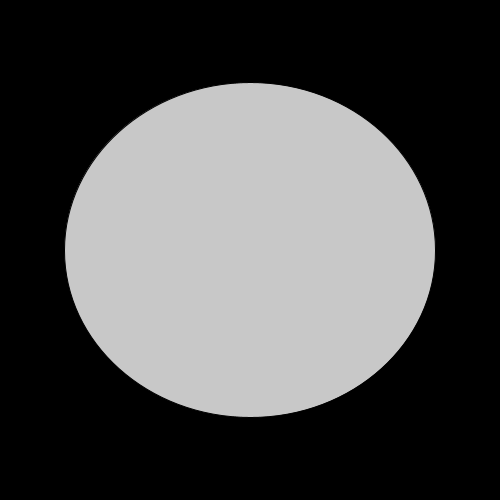
Frame 1 (no input)
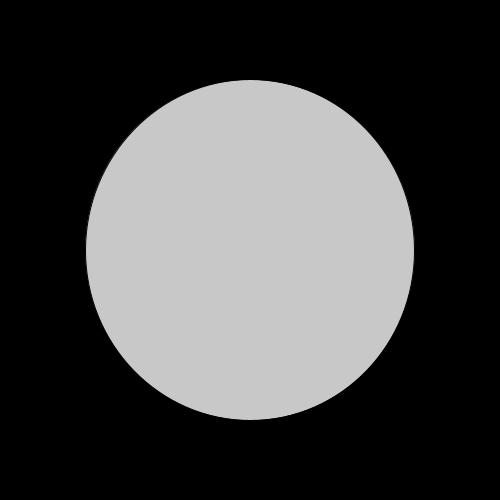
Frame 60 (the mouse pressed at the canvas centre just before this capture)
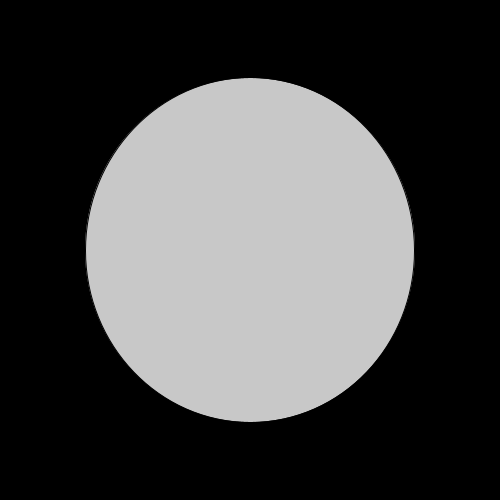
Frame 120 (the mouse held since frame 60 and released just before this capture)

The Processing sketch that drew these frames (run headless with seeded random() and noise(); from frame 60 on, the mouse is pressed at the canvas centre):

// Processing sketch: noise_ellipse
// ── noise_ellipse.pde
/**
* Based on Learning Processing, exercise 13-3
*/

float xtime = 0.0;
float ytime = 100.0;
float incr = 0.01;

void setup(){
  size(500,500);
  smooth();
}
void draw(){
  background(0);
  float noiseWidth = width/2 + 200 * noise(xtime);
  float noiseHeight = height/2 + 200 * noise(ytime);
  
  xtime+=incr;
  ytime+=incr;
  
  fill(200);
  ellipse(width/2,height/2, noiseWidth,noiseHeight);
}
